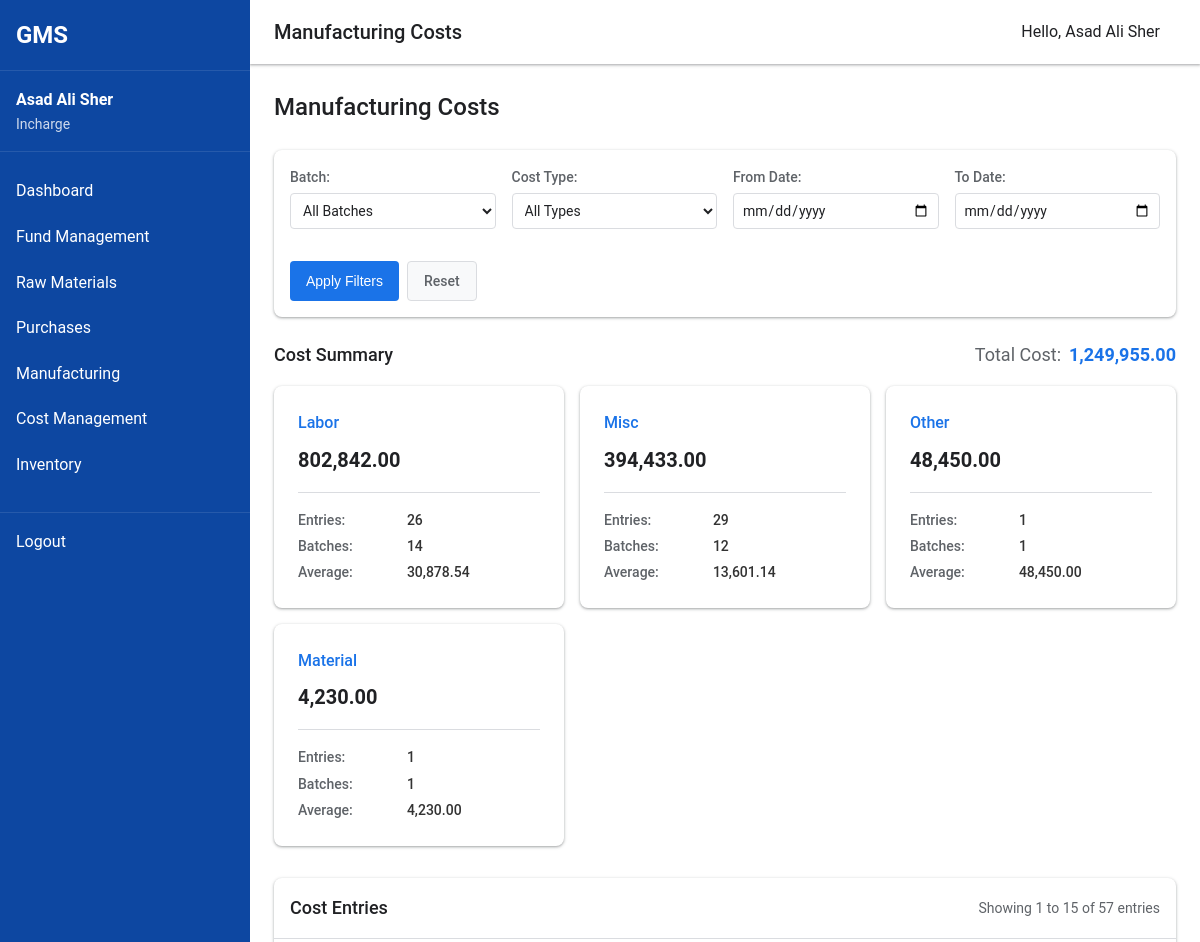
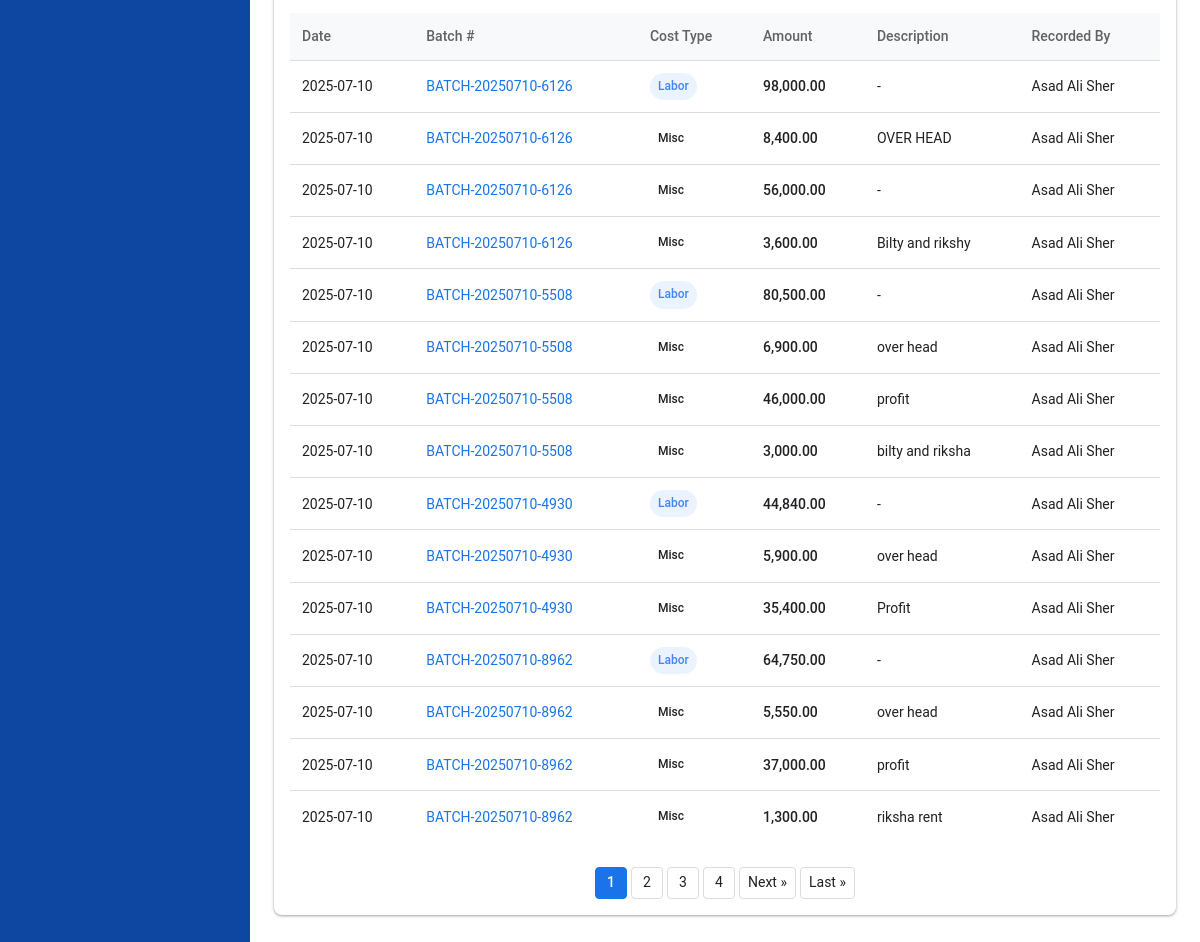
/incharge/costs.php (signed in), run on the app's committed database (2 pictures, top to bottom).
### tables this page shows
CREATE TABLE `manufacturing_costs` (
  `id` int(11) NOT NULL,
  `batch_id` int(11) NOT NULL,
  `cost_type` enum('labor','material','packaging','zipper','sticker','logo','tag','misc','overhead','electricity','maintenance','other') NOT NULL,
  `amount` decimal(10,2) NOT NULL,
  `description` text DEFAULT NULL,
  `recorded_by` int(11) NOT NULL,
  `recorded_date` date NOT NULL
);

CREATE TABLE `manufacturing_batches` (
  `id` int(11) NOT NULL,
  `product_id` int(11) NOT NULL,
  `batch_number` varchar(50) NOT NULL,
  `quantity_produced` int(11) DEFAULT 0,
  `status` enum('pending','cutting','stitching','ironing','packaging','completed') DEFAULT 'pending',
  `status_changed_by` int(11) DEFAULT NULL,
  `status_changed_at` timestamp NULL DEFAULT NULL,
  `status_change_notes` text DEFAULT NULL,
  `start_date` date DEFAULT NULL,
  `expected_completion_date` date DEFAULT NULL,
  `notes` text DEFAULT NULL,
  `completion_date` date DEFAULT NULL,
  `created_by` int(11) NOT NULL,
  `created_at` timestamp NULL DEFAULT current_timestamp(),
  `updated_at` timestamp NULL DEFAULT current_timestamp() ON UPDATE current_timestamp()
);

CREATE TABLE `users` (
  `id` int(11) NOT NULL,
  `username` varchar(50) NOT NULL,
  `password` varchar(255) NOT NULL,
  `full_name` varchar(100) NOT NULL,
  `email` varchar(100) NOT NULL,
  `role` enum('owner','incharge','shopkeeper') NOT NULL,
  `phone` varchar(20) DEFAULT NULL,
  `is_active` tinyint(1) DEFAULT 1,
  `created_at` timestamp NULL DEFAULT current_timestamp(),
  `updated_at` timestamp NULL DEFAULT current_timestamp() ON UPDATE current_timestamp()
);

### incharge/costs.php (the view, shortened to what this page needs)
<?php
include_once '../includes/header.php';
$database = new Database();
$db = $database->getConnection();
$date_from = isset($_GET['date_from']) ? $_GET['date_from'] : '';
$date_to = isset($_GET['date_to']) ? $_GET['date_to'] : '';
$records_per_page = 15;
$page = isset($_GET['page']) ? $_GET['page'] : 1;
$offset = ($page - 1) * $records_per_page;
$where_clause = "";
$count_query = "SELECT COUNT(*) as total
               FROM manufacturing_costs c
               WHERE 1=1" . $where_clause;
$count_stmt = $db->prepare($count_query);
$count_stmt->execute();
$total_records = $count_stmt->fetch(PDO::FETCH_ASSOC)['total'];
$total_pages = ceil($total_records / $records_per_page);
$costs_query = "SELECT c.*, b.batch_number, u.full_name as recorded_by_name
               FROM manufacturing_costs c
               JOIN manufacturing_batches b ON c.batch_id = b.id
               JOIN users u ON c.recorded_by = u.id
               WHERE 1=1" . $where_clause . "
               ORDER BY c.recorded_date DESC
               LIMIT :offset, :records_per_page";
$costs_stmt = $db->prepare($costs_query);
$costs_stmt->bindValue(':offset', $offset, PDO::PARAM_INT);
$costs_stmt->bindValue(':records_per_page', $records_per_page, PDO::PARAM_INT);
$costs_stmt->execute();
$summary_query = "SELECT
                    COUNT(*) as total_entries,
                    SUM(amount) as total_amount,
                    AVG(amount) as average_amount,
                    cost_type,
                    COUNT(DISTINCT batch_id) as batch_count
                 FROM manufacturing_costs
                 WHERE 1=1" . $where_clause . "
                 GROUP BY cost_type
                 ORDER BY total_amount DESC";
$summary_stmt = $db->prepare($summary_query);
$summary_stmt->execute();
$cost_summary = $summary_stmt->fetchAll(PDO::FETCH_ASSOC);
$total_cost = 0;
foreach($cost_summary as $summary) {
    $total_cost += $summary['total_amount'];
}
?>
<div class="page-header">
    <h2>Manufacturing Costs</h2>
</div>
<div class="filter-container">
    <form id="filterForm" method="get" class="filter-form">
        <div class="filter-row">
            <div class="filter-group">
                <label for="batch_id">Batch:</label>
                <select id="batch_id" name="batch_id">
                    <option value="">All Batches</option>
                </select>
            </div>
            <div class="filter-group">
                <label for="cost_type">Cost Type:</label>
                <select id="cost_type" name="cost_type">
                    <option value="">All Types</option>
                </select>
            </div>
            <div class="filter-group">
                <label for="date_from">From Date:</label>
                <input type="date" id="date_from" name="date_from" value="<?php echo $date_from; ?>">
            </div>
            <div class="filter-group">
                <label for="date_to">To Date:</label>
                <input type="date" id="date_to" name="date_to" value="<?php echo $date_to; ?>">
            </div>
            <div class="filter-actions">
                <button type="submit" class="button">Apply Filters</button>
                <a href="costs.php" class="button secondary">Reset</a>
            </div>
        </div>
    </form>
</div>
<div class="costs-summary">
    <div class="summary-header">
        <h3>Cost Summary</h3>
        <div class="total-cost">
            <span class="label">Total Cost:</span>
            <span class="value"><?php echo number_format($total_cost, 2); ?></span>
        </div>
    </div>
    <div class="summary-grid">
        <?php if(!empty($cost_summary)): ?>
            <?php foreach($cost_summary as $summary): ?>
            <div class="summary-card">
                <div class="summary-title"><?php echo ucfirst(str_replace('_', ' ', $summary['cost_type'])); ?></div>
                <div class="summary-amount"><?php echo number_format($summary['total_amount'], 2); ?></div>
                <div class="summary-details">
                    <div class="summary-detail">
                        <span class="detail-label">Entries:</span>
                        <span class="detail-value"><?php echo $summary['total_entries']; ?></span>
                    </div>
                    <div class="summary-detail">
                        <span class="detail-label">Batches:</span>
                        <span class="detail-value"><?php echo $summary['batch_count']; ?></span>
                    </div>
                    <div class="summary-detail">
                        <span class="detail-label">Average:</span>
                        <span class="detail-value"><?php echo number_format($summary['average_amount'], 2); ?></span>
                    </div>
                </div>
            </div>
            <?php endforeach; ?>
        <?php else: ?>
            <div class="no-data">No cost data found for the selected filters.</div>
        <?php endif; ?>
    </div>
</div>
<div class="dashboard-card full-width">
    <div class="card-header">
        <h3>Cost Entries</h3>
        <div class="pagination-info">
            Showing <?php echo min(($page - 1) * $records_per_page + 1, $total_records); ?> to
            <?php echo min($page * $records_per_page, $total_records); ?> of
            <?php echo $total_records; ?> entries
        </div>
    </div>
    <div class="card-content">
        <table class="data-table">
            <thead>
                <tr>
                    <th>Date</th>
                    <th>Batch #</th>
                    <th>Cost Type</th>
                    <th>Amount</th>
                    <th>Description</th>
                    <th>Recorded By</th>
                </tr>
            </thead>
            <tbody>
                <?php while($cost = $costs_stmt->fetch(PDO::FETCH_ASSOC)): ?>
                <tr>
                    <td><?php echo htmlspecialchars($cost['recorded_date']); ?></td>
                    <td>
                        <a href="view-batch.php?id=<?php echo $cost['batch_id']; ?>" class="batch-link">
                            <?php echo htmlspecialchars($cost['batch_number']); ?>
                        </a>
                    </td>
                    <td><span class="cost-type cost-type-<?php echo $cost['cost_type']; ?>"><?php echo ucfirst(str_replace('_', ' ', $cost['cost_type'])); ?></span></td>
                    <td class="amount-cell"><?php echo number_format($cost['amount'], 2); ?></td>
                    <td><?php echo htmlspecialchars($cost['description'] ?: '-'); ?></td>
                    <td><?php echo htmlspecialchars($cost['recorded_by_name']); ?></td>
                </tr>
                <?php endwhile; ?>
            </tbody>
        </table>
        <?php if($total_pages > 1): ?>
        <div class="pagination">
            <?php
            $pagination_query = '';
            ?>
            <?php
            $range = 2;
            $start_page = max(1, $page - $range);
            $end_page = min($total_pages, $page + $range);
            for($i = $start_page; $i <= $end_page; $i++) {
                if($i == $page) {
                    echo '<span class="pagination-link current">' . $i . '</span>';
                } else {
                    echo '<a href="?page=' . $i . $pagination_query . '" class="pagination-link">' . $i . '</a>';
                }
            }
            if($end_page < $total_pages) {
                echo '<a href="?page=' . $total_pages . $pagination_query . '" class="pagination-link">' . $total_pages . '</a>';
            }
            ?>
            <?php if($page < $total_pages): ?>
                <a href="?page=<?php echo $page + 1; ?><?php echo $pagination_query; ?>" class="pagination-link">Next &raquo;</a>
                <a href="?page=<?php echo $total_pages; ?><?php echo $pagination_query; ?>" class="pagination-link">Last &raquo;</a>
            <?php endif; ?>
        </div>
        <?php endif; ?>
    </div>
</div>
<?php include_once '../includes/footer.php'; ?>

### assets/css/style.css (style rules this page uses)
:root { --primary: #1a73e8; --primary-dark: #0d47a1; --secondary: #5f6368; --accent: #fbbc04; --success: #34a853; --warning: #fbbc04; --error: #ea4335; --background: #ffffff; --surface: #f8f9fa; --border: #dadce0; --text-primary: #202124; --text-secondary: #5f6368; --font-family: 'Roboto', 'Segoe UI', Arial, sans-serif; --font-size-sm: 0.875rem; --font-size-md: 1rem; --font-size-lg: 1.25rem; --font-size-xl: 1.5rem; --spacing-xs: 0.25rem; --spacing-sm: 0.5rem; --spacing-md: 1rem; --spacing-lg: 1.5rem; --spacing-xl: 2rem; --border-radius-sm: 0.25rem; --border-radius-md: 0.5rem; --border-radius-lg: 1rem; --shadow-sm: 0 1px 3px rgba(0,0,0,0.12), 0 1px 2px rgba(0,0,0,0.24); --shadow-md: 0 3px 6px rgba(0,0,0,0.16), 0 3px 6px rgba(0,0,0,0.23); --shadow-lg: 0 10px 20px rgba(0,0,0,0.19), 0 6px 6px rgba(0,0,0,0.23); }
* { margin: 0; padding: 0; box-sizing: border-box; }
body { font-family: var(--font-family); font-size: var(--font-size-md); color: var(--text-primary); background-color: var(--surface); line-height: 1.6; }
a { color: var(--primary); text-decoration: none; }
button, .button { display: inline-block; background-color: var(--primary); color: white; border: none; padding: var(--spacing-sm) var(--spacing-lg); border-radius: var(--border-radius-sm); cursor: pointer; font-size: var(--font-size-md); font-weight: 500; transition: background-color 0.3s ease; }
input, select, textarea { width: 100%; padding: var(--spacing-sm); margin-bottom: var(--spacing-md); border: 1px solid var(--border); border-radius: var(--border-radius-sm); font-family: var(--font-family); font-size: var(--font-size-md); }

### assets/css/dashboard.css (style rules this page uses)
.dashboard-card { background-color: white; border-radius: var(--border-radius-md); box-shadow: var(--shadow-sm); overflow: hidden; }
.dashboard-card.full-width { grid-column: 1 / -1; }
.card-header { display: flex; justify-content: space-between; align-items: center; padding: var(--spacing-md); border-bottom: 1px solid var(--border); }
.card-content { padding: var(--spacing-md); }
.data-table { width: 100%; border-collapse: collapse; }
.data-table th, .data-table td { padding: var(--spacing-sm); text-align: left; border-bottom: 1px solid var(--border); }
.data-table th { font-weight: 500; color: var(--text-secondary); background-color: var(--surface); }
.data-table tr:last-child td { border-bottom: none; }
.detail-label { width: 45%; font-weight: 500; color: rgba(60, 60, 60, 0.75); font-size: 0.9rem; }
.detail-value { width: 55%; font-size: 0.95rem; color: #333; font-weight: 400; }

### data on the page
manufacturing_costs: recorded_date "2025-07-10", batch.batch_number "BATCH-20250710-6126", cost_type "Labor", amount "98,000.00", description "-", recorded_by.full_name "Asad Ali Sher"
manufacturing_costs: recorded_date "2025-07-10", batch.batch_number "BATCH-20250710-6126", cost_type "Misc", amount "8,400.00", description "OVER HEAD", recorded_by.full_name "Asad Ali Sher"
manufacturing_costs: recorded_date "2025-07-10", batch.batch_number "BATCH-20250710-6126", cost_type "Misc", amount "56,000.00", description "-", recorded_by.full_name "Asad Ali Sher"
manufacturing_costs: recorded_date "2025-07-10", batch.batch_number "BATCH-20250710-6126", cost_type "Misc", amount "3,600.00", description "Bilty and rikshy", recorded_by.full_name "Asad Ali Sher"
manufacturing_costs: recorded_date "2025-07-10", batch.batch_number "BATCH-20250710-5508", cost_type "Labor", amount "80,500.00", description "-", recorded_by.full_name "Asad Ali Sher"
manufacturing_costs: recorded_date "2025-07-10", batch.batch_number "BATCH-20250710-5508", cost_type "Misc", amount "6,900.00", description "over head", recorded_by.full_name "Asad Ali Sher"
manufacturing_costs: recorded_date "2025-07-10", batch.batch_number "BATCH-20250710-5508", cost_type "Misc", amount "46,000.00", description "profit", recorded_by.full_name "Asad Ali Sher"
manufacturing_costs: recorded_date "2025-07-10", batch.batch_number "BATCH-20250710-5508", cost_type "Misc", amount "3,000.00", description "bilty and riksha", recorded_by.full_name "Asad Ali Sher"
manufacturing_costs: recorded_date "2025-07-10", batch.batch_number "BATCH-20250710-4930", cost_type "Labor", amount "44,840.00", description "-", recorded_by.full_name "Asad Ali Sher"
manufacturing_costs: recorded_date "2025-07-10", batch.batch_number "BATCH-20250710-4930", cost_type "Misc", amount "5,900.00", description "over head", recorded_by.full_name "Asad Ali Sher"
manufacturing_costs: recorded_date "2025-07-10", batch.batch_number "BATCH-20250710-4930", cost_type "Misc", amount "35,400.00", description "Profit", recorded_by.full_name "Asad Ali Sher"
manufacturing_costs: recorded_date "2025-07-10", batch.batch_number "BATCH-20250710-8962", cost_type "Labor", amount "64,750.00", description "-", recorded_by.full_name "Asad Ali Sher"
manufacturing_costs: recorded_date "2025-07-10", batch.batch_number "BATCH-20250710-8962", cost_type "Misc", amount "5,550.00", description "over head", recorded_by.full_name "Asad Ali Sher"
manufacturing_costs: recorded_date "2025-07-10", batch.batch_number "BATCH-20250710-8962", cost_type "Misc", amount "37,000.00", description "profit", recorded_by.full_name "Asad Ali Sher"
manufacturing_costs: recorded_date "2025-07-10", batch.batch_number "BATCH-20250710-8962", cost_type "Misc", amount "1,300.00", description "riksha rent", recorded_by.full_name "Asad Ali Sher"

### other printed values
$_SESSION['full_name'] "Asad Ali Sher"
$_SESSION['role'] "Incharge"
$page_title "Manufacturing Costs"
$total_cost "1,249,955.00"
str_replace('_', ' ', $summary['cost_type']) "Labor"
$summary['total_amount'] "802,842.00"
$summary['total_entries'] "26"
$summary['batch_count'] "14"
$summary['average_amount'] "30,878.54"
str_replace('_', ' ', $summary['cost_type']) "Misc"
$summary['total_amount'] "394,433.00"
$summary['total_entries'] "29"
$summary['batch_count'] "12"
$summary['average_amount'] "13,601.14"
str_replace('_', ' ', $summary['cost_type']) "Other"
